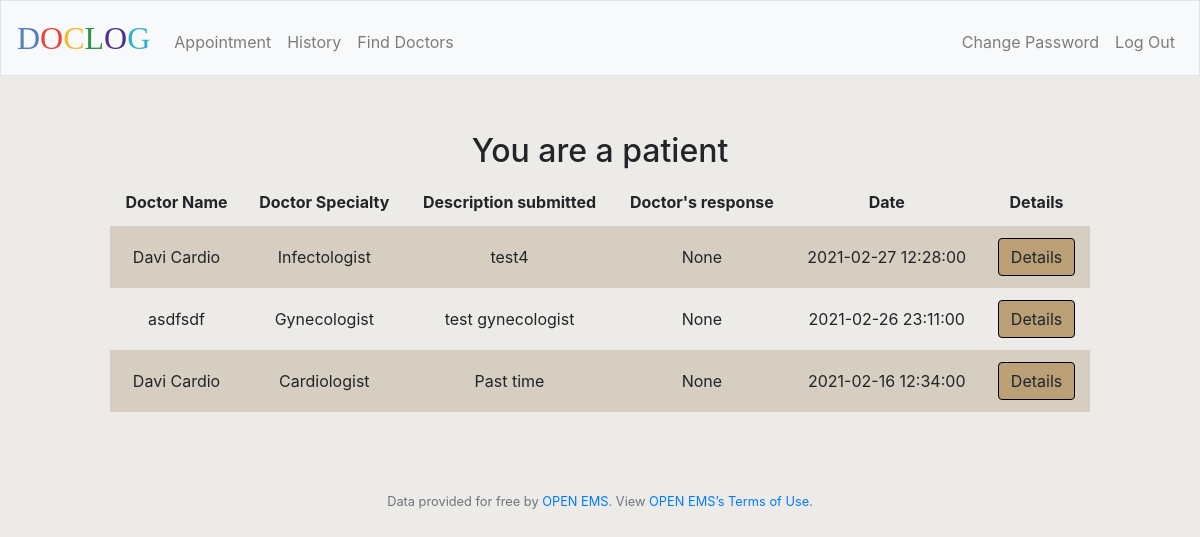
The app's page /history (signed in), older data.
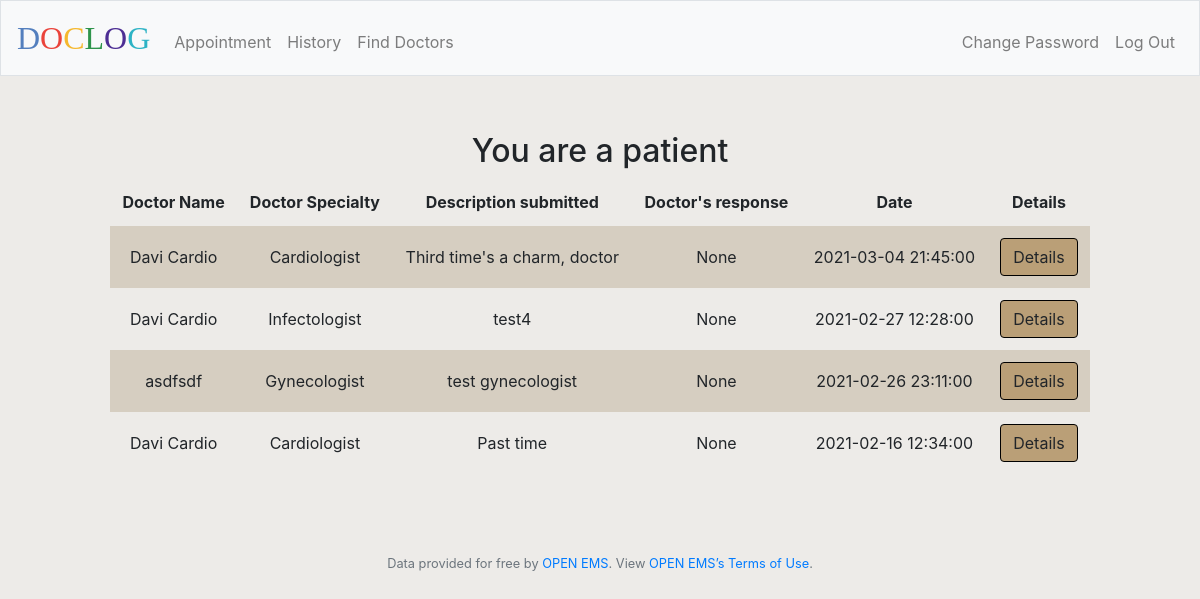
The same page, newer data.
### tables this page shows
CREATE TABLE users(
    id INTEGER,
    username TEXT NOT NULL,
    hash TEXT NOT NULL,
    role TEXT NOT NULL,
    PRIMARY KEY(id)
);

CREATE TABLE appointments(
    id INTEGER,
    patient_id INTEGER,
    doctor_id INTEGER,
    type_appointment TEXT NOT NULL,
    TIME TIMESTAMP DEFAULT 0,
    patient_log TEXT,
    doctor_log TEXT,
    medication TEXT,
    PRIMARY KEY(id));

CREATE TABLE doctors(
    id INTEGER,
    user_id INTEGER,
    username TEXT NOT NULL,
    name TEXT,
    speciality TEXT,
    menumber INTEGER, latitude REAL, longitude REAL,
    PRIMARY KEY(id),
    FOREIGN KEY(user_id) REFERENCES users(id)
);

### application.py (the view, shortened to what this page needs)
@app.route("/history")
@login_required
def history():
    role = db.execute("SELECT * FROM users WHERE id = ?", session["user_id"])[0]["role"]
    if (role == "patient"):
        patientDb = db.execute("SELECT * FROM patients WHERE user_id = ?", session["user_id"])[0]
        appointments = db.execute("SELECT appointments.id AS appointments_id, doctors.id AS doctors_id, * FROM appointments JOIN doctors ON doctors_id = appointments.doctor_id WHERE patient_id = ? AND TIME < datetime('now') ORDER BY TIME DESC", patientDb["id"])
    return render_template("history.html", role=role, appointments=appointments)

### application.py (called while the page is built)
@app.after_request
def after_request(response):
    response.headers["Cache-Control"] = "no-cache, no-store, must-revalidate"
    response.headers["Expires"] = 0
    response.headers["Pragma"] = "no-cache"
    return response

### helpers.py (called while the page is built)
def login_required(f):
    @wraps(f)
    def decorated_function(*args, **kwargs):
        if session.get("user_id") is None:
            return redirect("/login")
        return f(*args, **kwargs)
    return decorated_function

### templates/history.html (shortened to what this page needs)
{% extends "layout.html" %}
{% block main %}
    <div class="table-data">
        <h2>You are a {{ role }}</h2>
        <table>
            {% if role == "patient" %}
                <thead>
                    <tr>
                        <th>Doctor Name</th>
                        <th>Doctor Specialty</th>
                        <th>Description submitted</th>
                        <th>Doctor's response</th>
                        <th>Date</th>
                        <th>Details</th>
                    </tr>
                </thead>
                <tbody>
                {% for row in appointments %}
                    <tr>
                        <td>{{ row.name }}</td>
                        <td>{{ row.type_appointment }}</td>
                        <td>{{ row.patient_log }}</td>
                        <td>{{ row.doctor_log }}</td>
                        <td>{{ row.TIME }}</td>
                        <td>
                            <form action="/details" method="post">
                                <button class="btn btn-light" name="appointment" value="{{ row.appointments_id }}" type="submit">Details</button>
                            </form>
                        </td>
                    </tr>
                {% endfor %}
            {% endif %}
            </tbody>
        </table>
    </div>
{% endblock %}

### templates/layout.html (shortened to what this page needs)
<!DOCTYPE html>
<html lang="en">
    <head>
        <link rel="stylesheet" href="https://cdn.jsdelivr.net/npm/bootstrap@4.5.3/dist/css/bootstrap.min.css">
        <link href="/static/styles.css" rel="stylesheet">
    </head>
    <body>
        <nav class="navbar navbar-expand-md navbar-light bg-light border" style="background-color:  #EDEBE8;">
            <a class="navbar-brand" href="/"><span class="blue">D</span><span class="red">O</span><span class="yellow">C</span><span class="green">L</span><span class="purple">O</span><span class="cyan">G</span> </a>
            <div class="collapse navbar-collapse" id="navbar">
                {% if session.user_id %}
                    <ul class="navbar-nav mr-auto mt-2">
                        <li class="nav-item"><a class="nav-link" href="/appointment">Appointment</a></li>
                        <li class="nav-item"><a class="nav-link" href="/history">History</a></li>
                        {% if role == 'patient' %}
                        <li class="nav-item"><a class="nav-link" href="/find-doctors">Find Doctors</a></li>
                        {% else %}
                        <li class="nav-item"><a class="nav-link" href="/map-register">Update location</a></li>
                        {% endif %}
                    </ul>
                    <ul class="navbar-nav ml-auto mt-2">
                        <li class="nav-item"><a class="nav-link" href="/change">Change Password</a></li>
                        <li class="nav-item"><a class="nav-link" href="/logout">Log Out</a></li>
                    </ul>
                {% else %}
                    <ul class="navbar-nav ml-auto mt-2">
                        <li class="nav-item"><a class="nav-link" href="/register">Register</a></li>
                        <li class="nav-item"><a class="nav-link" href="/login">Log In</a></li>
                    </ul>
                {% endif %}
            </div>
        </nav>
        <main class="container p-5">
            {% block main %}{% endblock %}
        </main>
        <footer class="small text-center text-muted">
            Data provided for free by <a href="/">OPEN EMS</a>. View <a href="/">OPEN EMS’s Terms of Use</a>.
        </footer>
    </body>
</html>

### static/styles.css (style rules this page uses)
body { background-color: #EDEBE8; }
html { background-color: #EDEBE8; }
nav .navbar-brand { font-family: "Didot"; font-size: xx-large; }
.bg-light { background-color: #DCDAD7; }
nav .navbar-brand .blue { color: #537fbe; }
nav .navbar-brand .red { color: #ea433b; }
nav .navbar-brand .yellow { color: #f5b82e; }
nav .navbar-brand .green { color: #2e944b; }
nav .navbar-brand .purple { color: #4d2e94; }
nav .navbar-brand .cyan { color: #2db3c5; }
main { overflow-x: auto; text-align: center; }
.table-data { padding-bottom: 1rem; padding-left: 2rem; padding-right: 2rem; padding-top: 0.5rem; margin: auto; }
table { background-color: transparent; margin-bottom: 1rem; width: 100%; }
table th, table td { padding: 0.75rem; vertical-align: middle; }
tbody tr:nth-of-type(odd) { background-color: #D6CEC1; }
.btn-light { background-color: #BA9F77; border-color: black ; }

Row changes from the older to the newer data that the page shows:
added appointments: name "Davi Cardio", type_appointment "Cardiologist", patient_log "Third time's a charm, doctor", doctor_log "None", TIME "2021-03-04 21:45:00", {{ row.appointments_id }} 7 (drawn)
